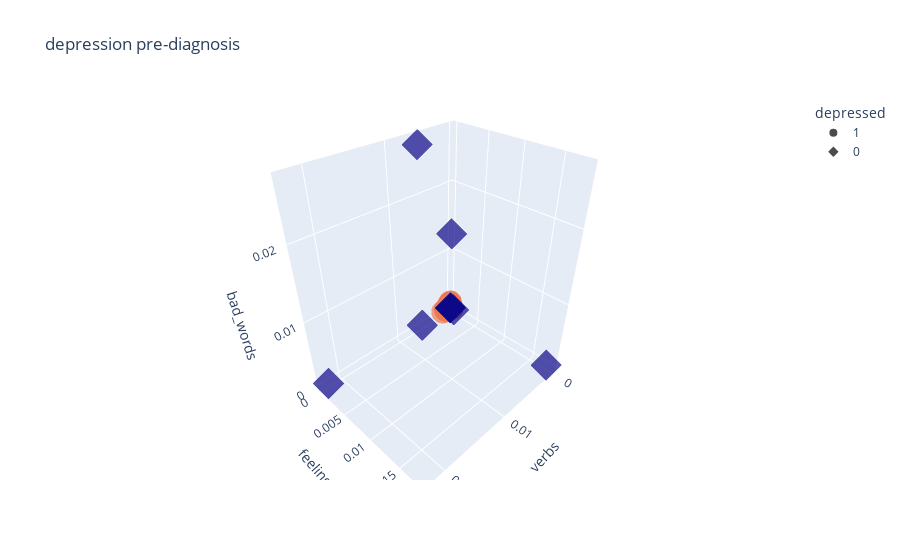

Write notebook code for a chart like this one.
### Code cell
px.scatter_3d(test_data, x="verbs", y="feelings", z="bad_words", symbol="depressed", color="depressed", opacity=0.7, title="depression pre-diagnosis").update(layout_coloraxis_showscale=False)

### Figure 1 — Plotly figure (JSON) as saved in the notebook; plotly's stock layout.template omitted (floating-point values rounded to 4 significant figures; data arrays with more than 128 entries replaced by an {"elided": "..."} marker saying what was removed)
{"data": [{"hovertemplate": "depressed=%{marker.color}<br>verbs=%{x}<br>feelings=%{y}<br>bad_words=%{z}<extra></extra>", "legendgroup": "1", "marker": {"color": {"elided": "350 int values"}, "coloraxis": "coloraxis", "opacity": 0.7, "symbol": "circle"}, "mode": "markers", "name": "1", "scene": "scene", "showlegend": true, "type": "scatter3d", "x": {"elided": "350 float values"}, "y": {"elided": "350 float values"}, "z": {"elided": "350 float values"}}, {"hovertemplate": "depressed=%{marker.color}<br>verbs=%{x}<br>feelings=%{y}<br>bad_words=%{z}<extra></extra>", "legendgroup": "0", "marker": {"color": [0, 0, 0, 0, 0, 0, 0, 0, 0, 0, 0, 0, 0, 0, 0, 0, 0, 0, 0, 0, 0, 0, 0, 0, 0, 0, 0, 0, 0, 0, 0, 0, 0, 0, 0, 0, 0, 0, 0, 0, 0, 0, 0, 0, 0, 0, 0, 0, 0, 0], "coloraxis": "coloraxis", "opacity": 0.7, "symbol": "diamond"}, "mode": "markers", "name": "0", "scene": "scene", "showlegend": true, "type": "scatter3d", "x": [0.006745, 0.001, 0.001, 0.001, 0.001, 0.001, 0.001, 0.001, 0.001, 0.001, 0.001, 0.001, 0.001, 0.02246, 0.001, 0.001, 0.001, 0.001, 0.001, 0.001, 0.001, 0.001, 0.001, 0.006745, 0.001, 0.001, 0.001, 0.001, 0.001, 0.001, 0.001, 0.001, 0.001, 0.001, 0.001, 0.001, 0.001, 0.001, 0.001, 0.001, 0.001, 0.001, 0.001, 0.001, 0.001, 0.001, 0.001, 0.001, 0.001, 0.001], "y": [0.001, 0.001, 0.001, 0.001, 0.001698, 0.001, 0.001, 0.001, 0.001, 0.001, 0.001, 0.001, 0.001, 0.001, 0.001, 0.001, 0.001, 0.001, 0.001, 0.001, 0.001, 0.001, 0.001, 0.001, 0.001, 0.001, 0.001, 0.001, 0.001, 0.001, 0.001, 0.001, 0.001, 0.001, 0.001, 0.001, 0.001, 0.001, 0.001, 0.001, 0.001, 0.001, 0.01799, 0.001, 0.001, 0.001, 0.001, 0.001, 0.001, 0.001], "z": [0.001, 0.001, 0.001, 0.001, 0.001, 0.001, 0.001, 0.001, 0.001, 0.001, 0.001, 0.001, 0.001, 0.001, 0.001, 0.001, 0.001, 0.001, 0.001, 0.001, 0.001, 0.001, 0.001, 0.02664, 0.01344, 0.001, 0.001, 0.001, 0.001, 0.001, 0.001, 0.001, 0.001, 0.001, 0.001, 0.001, 0.001, 0.001, 0.001, 0.001, 0.001, 0.001, 0.001, 0.001, 0.001, 0.001, 0.001, 0.001, 0.001, 0.001]}], "layout": {"coloraxis": {"colorbar": {"title": {"text": "depressed"}}, "colorscale": [[0, "#0d0887"], [0.1111, "#46039f"], [0.2222, "#7201a8"], [0.3333, "#9c179e"], [0.4444, "#bd3786"], [0.5556, "#d8576b"], [0.6667, "#ed7953"], [0.7778, "#fb9f3a"], [0.8889, "#fdca26"], [1, "#f0f921"]], "showscale": false}, "legend": {"title": {"text": "depressed"}, "tracegroupgap": 0}, "scene": {"domain": {"x": [0, 1], "y": [0, 1]}, "xaxis": {"title": {"text": "verbs"}}, "yaxis": {"title": {"text": "feelings"}}, "zaxis": {"title": {"text": "bad_words"}}}, "title": {"text": "depression pre-diagnosis"}}}
